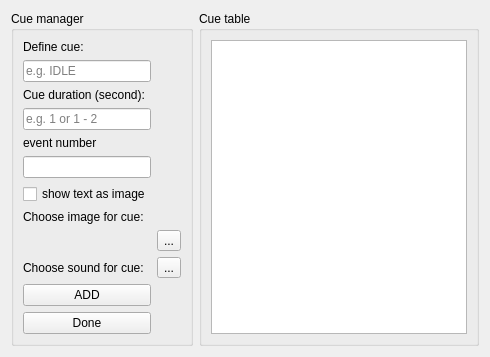
            <widget class="QWidget" name="tab_cue">
             <attribute name="title">
              <string>Cue</string>
             </attribute>
             <layout class="QGridLayout" name="gridLayout_5">
              <item row="0" column="0">
               <widget class="QGroupBox" name="groupBox_cue_manager">
                <property name="title">
                 <string>Cue manager</string>
                </property>
                <layout class="QGridLayout" name="gridLayout_6">
                 <item row="0" column="0">
                  <widget class="QLabel" name="label_define_cue">
                   <property name="sizePolicy">
                    <sizepolicy hsizetype="Preferred" vsizetype="Fixed">
                     <horstretch>0</horstretch>
                     <verstretch>0</verstretch>
                    </sizepolicy>
                   </property>
                   <property name="text">
                    <string>Define cue:</string>
                   </property>
                  </widget>
                 </item>
                 <item row="1" column="0">
                  <widget class="QLineEdit" name="lineEdit_define_cue">
                   <property name="text">
                    <string/>
                   </property>
                   <property name="placeholderText">
                    <string>e.g. IDLE</string>
                   </property>
                  </widget>
                 </item>
                 <item row="2" column="0">
                  <widget class="QLabel" name="label_cue_duration">
                   <property name="sizePolicy">
                    <sizepolicy hsizetype="Preferred" vsizetype="Fixed">
                     <horstretch>0</horstretch>
                     <verstretch>0</verstretch>
                    </sizepolicy>
                   </property>
                   <property name="text">
                    <string>Cue duration (second):</string>
                   </property>
                  </widget>
                 </item>
                 <item row="3" column="0">
                  <widget class="QLineEdit" name="lineEdit_cue_duration">
                   <property name="text">
                    <string/>
                   </property>
                   <property name="placeholderText">
                    <string>e.g. 1 or 1 - 2</string>
                   </property>
                  </widget>
                 </item>
                 <item row="4" column="0">
                  <widget class="QLabel" name="label_cue_event_number">
                   <property name="text">
                    <string>event number</string>
                   </property>
                  </widget>
                 </item>
                 <item row="5" column="0">
                  <widget class="QLineEdit" name="lineEdit_cue_event_number"/>
                 </item>
                 <item row="6" column="0">
                  <widget class="QCheckBox" name="checkBox_show_text_as_image">
                   <property name="text">
                    <string>show text as image</string>
                   </property>
                  </widget>
                 </item>
                 <item row="7" column="0">
                  <widget class="QLabel" name="label_choose_image_for_cue">
                   <property name="sizePolicy">
                    <sizepolicy hsizetype="Minimum" vsizetype="Minimum">
                     <horstretch>0</horstretch>
                     <verstretch>0</verstretch>
                    </sizepolicy>
                   </property>
                   <property name="text">
                    <string>Choose image for cue:</string>
                   </property>
                  </widget>
                 </item>
                 <item row="8" column="0">
                  <widget class="QLabel" name="label_task_instruction_image_cue">
                   <property name="text">
                    <string/>
                   </property>
                   <property name="pixmap">
                    <pixmap>:/blank/blank.jpg</pixmap>
                   </property>
                   <property name="scaledContents">
                    <bool>true</bool>
                   </property>
                  </widget>
                 </item>
                 <item row="8" column="1">
                  <widget class="QToolButton" name="toolButton_choose_image_cue">
                   <property name="text">
                    <string>...</string>
                   </property>
                  </widget>
                 </item>
                 <item row="9" column="0">
                  <widget class="QLabel" name="label_choose_sound_for_cue">
                   <property name="text">
                    <string>Choose sound for cue:</string>
                   </property>
                  </widget>
                 </item>
                 <item row="9" column="1">
                  <widget class="QToolButton" name="toolButton_choose_sound_cue">
                   <property name="text">
                    <string>...</string>
                   </property>
                  </widget>
                 </item>
                 <item row="10" column="0">
                  <widget class="QPushButton" name="pushButton_define_cue_add">
                   <property name="toolTip">
                    <string>add a task class, be sure to click done when all task classes are added</string>
                   </property>
                   <property name="text">
                    <string>ADD</string>
                   </property>
                  </widget>
                 </item>
                 <item row="11" column="0">
                  <widget class="QPushButton" name="pushButton_define_cue_done">
                   <property name="toolTip">
                    <string>click this to finish task class adding</string>
                   </property>
                   <property name="text">
                    <string>Done</string>
                   </property>
                  </widget>
                 </item>
                </layout>
               </widget>
              </item>
              <item row="0" column="1">
               <widget class="QGroupBox" name="groupBox_cue_table">
                <property name="title">
                 <string>Cue table</string>
                </property>
                <layout class="QGridLayout" name="gridLayout_32">
                 <item row="0" column="0">
                  <widget class="QTableWidget" name="tableWidget_cue">
                   <property name="wordWrap">
                    <bool>false</bool>
                   </property>
                   <attribute name="horizontalHeaderCascadingSectionResizes">
                    <bool>true</bool>
                   </attribute>
                  </widget>
                 </item>
                </layout>
               </widget>
              </item>
             </layout>
            </widget>
